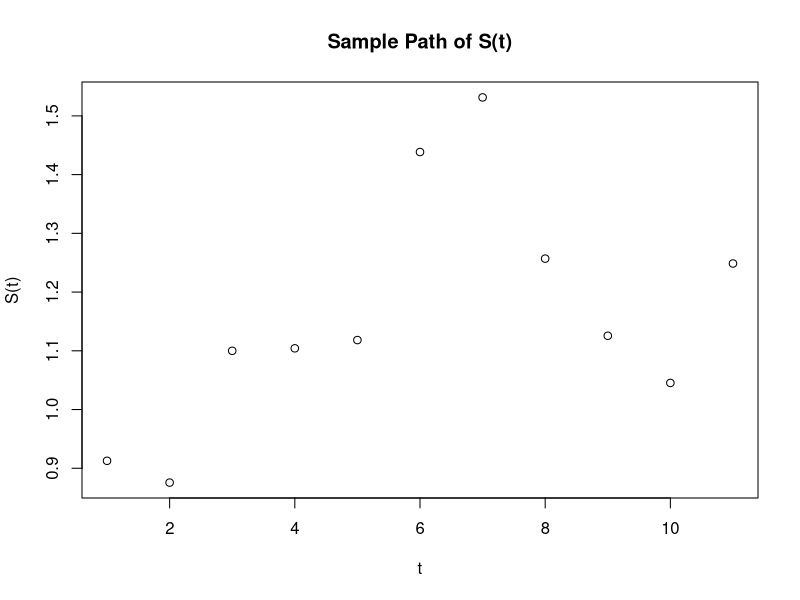

The R script that drew this image:
## ---- chunk 1
set.seed(123)
sim_imp <- function(n){
  # importance ratio
  w <- function(x){
    x^2 * exp(2*x - 2)/5
  }
  x <- rnorm(n)
  y <- mean(x^2*w(x))
  return(y)
}

# replicate the estimate 1000 times
nrep <- 1000
# 1000 samples
est1 <- replicate(nrep, sim_imp(1000))
# 10000 samples
est2 <- replicate(nrep, sim_imp(10000))
# 50000 samples
est3 <- replicate(nrep, sim_imp(50000))
all_est <- list(est1, est2, est3)
mean <- sapply(all_est, mean)
variance <- sapply(all_est, var)
df <- data.frame(samples=c(1000, 10000, 50000), cbind(mean, variance))
knitr::kable(df, booktabs = TRUE, 
             caption = "Importance sampling mean and variance estimation")
## ---- chunk 2
set.seed(0)
sim_imp <- function(n){
  # importance ratio
  w <- function(x){
    x^2/5
  }
  x <- rnorm(n, 2, 1)
  y <- mean(x^2*w(x))
  return(y)
}

# replicate the estimate 1000 times
nrep <- 1000
# 1000 samples
est1 <- replicate(nrep, sim_imp(1000))
# 10000 samples
est2 <- replicate(nrep, sim_imp(10000))
# 50000 samples
est3 <- replicate(nrep, sim_imp(50000))
all_est <- list(est1, est2, est3)
mean <- sapply(all_est, mean)
variance <- sapply(all_est, var)
df <- data.frame(samples=c(1000, 10000, 50000), cbind(mean, variance))
knitr::kable(df, booktabs = TRUE, 
             caption = "Importance sampling mean and variance estimation with better g(x)")
## ---- chunk 3
set.seed(123)
rBM <- function(n, tgrid, sigma, r, S0) {
  tt <- c(0, tgrid)
  dt <- diff(tt)
  nt <- length(tgrid)
  dw <- matrix(rnorm(n * nt, sd = sigma * sqrt(dt)), n, nt, byrow = TRUE) 
  wt <- t(apply(dw, 1, cumsum))
  St <- S0 * exp((r - sigma^2 / 2) * matrix(tgrid, n, nt, byrow = TRUE) + wt)
  return(St) 
}

S0 <- 1; r <- 0.05; sigma <- 0.5; n <- 1
tgrid <- seq(0, 1, length = 12)[-1]
plot(drop(rBM(n, tgrid, sigma, r, S0)), ylab = 'S(t)', xlab = "t", 
     main = 'Sample Path of S(t)')
## ---- chunk 4
set.seed(123)
optValueAppr <- function(K) { 
  S0 <- 1; r <- 0.05; sigma <- 0.5; n <- 5000
  tgrid <- seq(0, 1, length = 12)[-1] 
  ## payoff of call option on arithmetic average
  nt <- length(tgrid)
  TT <- tgrid[nt]
  St <- rBM(n, tgrid, sigma, r, S0)
  pAri <- pmax(rowMeans(St) - K, 0) * exp(-r * TT)
  vAri <- mean(pAri) 
  ## underlying asset price
  ST <- St[, nt]
  ## value of standard option
  pStd <- pmax(ST - K, 0) * exp(-r * TT)
  ## payoff of call option on geometric average
  pGeo <- pmax(exp(rowMeans(log(St))) - K, 0) * exp(-r * TT) 
  list(pAri = pAri, ST = ST, pStd = pStd, pGeo = pGeo )
}
p1 <- optValueAppr(1.1); p2 <- optValueAppr(1.2); p3 <- optValueAppr(1.3)
p4 <- optValueAppr(1.4); p5 <- optValueAppr(1.5)
cc1 <- cbind(cor(p1$pAri,p1$ST),cor(p1$pAri,p1$pStd),cor(p1$pAri,p1$pGeo)) 
cc2 <- cbind(cor(p2$pAri,p2$ST),cor(p2$pAri,p2$pStd),cor(p2$pAri,p2$pGeo))
cc3 <- cbind(cor(p3$pAri,p3$ST),cor(p3$pAri,p3$pStd),cor(p3$pAri,p3$pGeo))
cc4 <- cbind(cor(p4$pAri,p4$ST),cor(p4$pAri,p4$pStd),cor(p4$pAri,p4$pGeo))
cc5 <- cbind(cor(p5$pAri,p5$ST),cor(p5$pAri,p5$pStd),cor(p5$pAri,p5$pGeo))
df = data.frame(K=c(1.1, 1.2 ,1.3 ,1.4 ,1.5), rbind(cc1,cc2,cc3,cc4,cc5)) 
colnames(df) = c("K", 'cor(P(A),S(T))','cor(P(A),P(E))','cor(P(A),P(G))') 
knitr::kable(df, booktabs = TRUE, 
             caption = "Correlation coefficients table as K increasing")
## ---- chunk 5
set.seed(123)
optValueAppr <- function(sigma) { 
  S0 <- 1; r <- 0.05; K <- 1.5; n <- 5000
  tgrid <- seq(0, 1, length = 12)[-1] 
  ## payoff of call option on arithmetic average
  nt <- length(tgrid)
  TT <- tgrid[nt]
  St <- rBM(n, tgrid, sigma, r, S0)
  pAri <- pmax(rowMeans(St) - K, 0) * exp(-r * TT)
  vAri <- mean(pAri) 
  ## underlying asset price
  ST <- St[, nt]
  ## value of standard option
  pStd <- pmax(ST - K, 0) * exp(-r * TT)
  ## payoff of call option on geometric average
  pGeo <- pmax(exp(rowMeans(log(St))) - K, 0) * exp(-r * TT) 
  list(pAri = pAri, ST = ST, pStd = pStd, pGeo = pGeo )
}
p1 <- optValueAppr(0.2); p2 <- optValueAppr(0.3)
p3 <- optValueAppr(0.4);p4 <- optValueAppr(0.5)
cc1 <- cbind(cor(p1$pAri,p1$ST),cor(p1$pAri,p1$pStd),cor(p1$pAri,p1$pGeo)) 
cc2 <- cbind(cor(p2$pAri,p2$ST),cor(p2$pAri,p2$pStd),cor(p2$pAri,p2$pGeo))
cc3 <- cbind(cor(p3$pAri,p3$ST),cor(p3$pAri,p3$pStd),cor(p3$pAri,p3$pGeo))
cc4 <- cbind(cor(p4$pAri,p4$ST),cor(p4$pAri,p4$pStd),cor(p4$pAri,p4$pGeo))
df = data.frame(sigma=c(0.2, 0.3, 0.4, 0.5), rbind(cc1,cc2,cc3,cc4)) 
colnames(df) = c("sigma", 'cor(P(A),S(T))','cor(P(A),P(E))','cor(P(A),P(G))') 
knitr::kable(df, booktabs = TRUE, 
             caption = "Correlation coefficients table as sigma increasing")
## ---- chunk 6
set.seed(123)
optValueAppr <- function(tgrid) { 
  S0 <- 1; r <- 0.05; sigma <- 0.5; n <- 5000; K <- 1.5
  ## payoff of call option on arithmetic average
  nt <- length(tgrid)
  TT <- tgrid[nt]
  St <- rBM(n, tgrid, sigma, r, S0)
  pAri <- pmax(rowMeans(St) - K, 0) * exp(-r * TT)
  vAri <- mean(pAri) 
  ## underlying asset price
  ST <- St[, nt]
  ## value of standard option
  pStd <- pmax(ST - K, 0) * exp(-r * TT)
  ## payoff of call option on geometric average
  pGeo <- pmax(exp(rowMeans(log(St))) - K, 0) * exp(-r * TT) 
  list(pAri = pAri, ST = ST, pStd = pStd, pGeo = pGeo )
}

p1 <- optValueAppr(seq(0, 0.4, length = 12)[-1])
p2 <- optValueAppr(seq(0, 0.7, length = 12)[-1])
p3 <- optValueAppr(seq(0, 1, length = 12)[-1])
p4 <- optValueAppr(seq(0, 1.3, length = 12)[-1])
p5 <- optValueAppr(seq(0, 1.6, length = 12)[-1])
cc1 <- cbind(cor(p1$pAri,p1$ST),cor(p1$pAri,p1$pStd),cor(p1$pAri,p1$pGeo)) 
cc2 <- cbind(cor(p2$pAri,p2$ST),cor(p2$pAri,p2$pStd),cor(p2$pAri,p2$pGeo))
cc3 <- cbind(cor(p3$pAri,p3$ST),cor(p3$pAri,p3$pStd),cor(p3$pAri,p3$pGeo))
cc4 <- cbind(cor(p4$pAri,p4$ST),cor(p4$pAri,p4$pStd),cor(p4$pAri,p4$pGeo))
cc5 <- cbind(cor(p5$pAri,p5$ST),cor(p5$pAri,p5$pStd),cor(p5$pAri,p5$pGeo))
df = data.frame(T=c(0.4, 0.7, 1, 1.3, 1.6), rbind(cc1,cc2,cc3,cc4,cc5)) 
colnames(df) = c("T", 'cor(P(A),S(T))','cor(P(A),P(E))','cor(P(A),P(G))') 
knitr::kable(df, booktabs = TRUE, 
             caption = "Correlation coefficients table as T increasing")
## ---- chunk 7
set.seed(123)
callValLognorm <- function(S0, K, mu, sigma) {
  d <- (log(S0 / K) + mu + sigma^2) / sigma
  S0 * exp(mu + 0.5 * sigma^2) * pnorm(d) - K * pnorm(d - sigma)
}
optValueAppr <- function(n, r, sigma, S0, K, tgrid) {
    ## payoff of call option on arithmetic average
    nt <- length(tgrid)
    TT <- tgrid[nt]
    St <- rBM(n, tgrid, sigma, r, S0)
    pAri <- pmax(rowMeans(St) - K, 0)
    vAri <- mean(pAri) 
    ## underlying asset price
    ST <- St[, nt]
    vAs <- vAri - cov(ST, pAri) / var(ST) * (mean(ST) - exp(r * TT) * S0)
    ## value of standard option
    pStd <- pmax(ST - K, 0)
    pStdTrue <- callValLognorm(S0, K, (r - 0.5 * sigma^2) * TT,
                               sigma * sqrt(TT))
    vStd <-  vAri - cov(pStd, pAri) / var(pStd) * (mean(pStd) - pStdTrue)
    ## payoff of call option on geometric average
    pGeo <- pmax(exp(rowMeans(log(St))) - K, 0)
    tbar <- mean(tgrid)
    sBar2 <- sigma^2 / nt^2 / tbar * sum( (2 * seq(nt) - 1) * rev(tgrid) )
    pGeoTrue <- callValLognorm(S0, K, (r - 0.5 * sigma^2) * tbar,
                               sqrt(sBar2 * tbar))
    vGeo <- vAri - cov(pGeo, pAri) / var(pGeo) * (mean(pGeo) - pGeoTrue)
    ## sim <- data.frame(pAri, ST, pStd, pGeo)
    ## result
    c(vGeo, vAri) * exp(-r * TT)
}
r <- 0.05; sigma <- 0.4; S0 <- 1; K <- 1.5
tgrid <- seq(0, 1, length = 12)[-1]
sim <- replicate(1000, optValueAppr(500, r, sigma, S0, K, tgrid))
df = data.frame(rbind(apply(sim, 1, mean),apply(sim, 1, sd)))
rownames(df) <- c('Mean','SD')
colnames(df) <- c("with Control", "no Control") 
knitr::kable(df, booktabs = TRUE, 
             caption = "Control variate MC estimator comparison")
